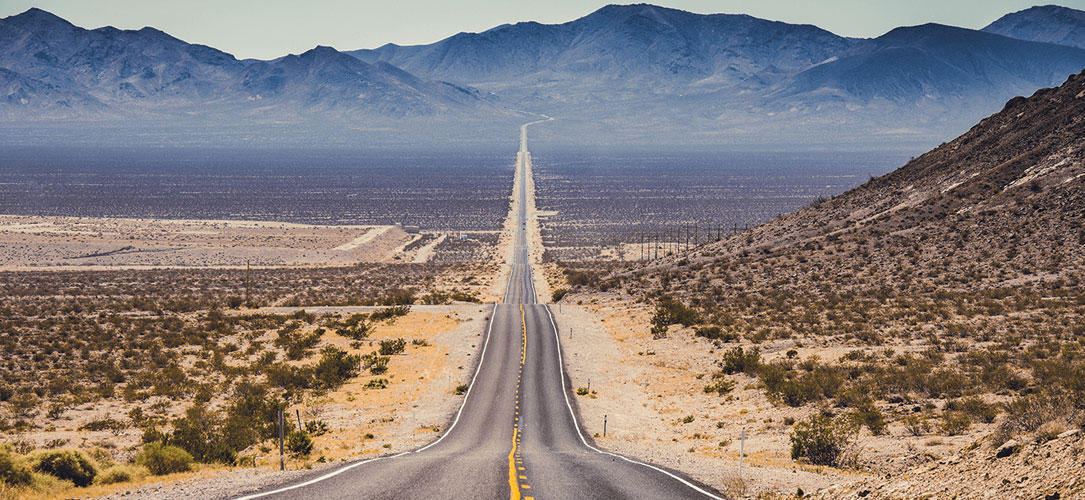
#> input picture data/images/ruta.jpg, 1085 x 500 px, found by its file name
$ python transformations.py
#> lines starting #> are read from the running program, lines starting #| are printed output that depends on the picture
#> further down, image is the input picture: shape (500, 1085, 3); mean B, G, R 121, 123.9, 133.5
### src/code/functions.py
import cv2
import numpy as np


# [37 lines left out: functions rescale_frame, read_video, not called in this run]


def translate(img, x, y):
    """
    translations: mover imagen a la derecha o izquierda
    Parameters
    ----------
    img : TYPE
        DESCRIPTION.
    x : TYPE
        DESCRIPTION.
    y : TYPE
        DESCRIPTION.
    Returns
    -------
    TYPE
        DESCRIPTION.
    """
#> called with x = 100, y = 100
    transMat = np.float32([[1, 0, x], [0, 1, y]])
    dimensions = (img.shape[1], img.shape[0])
#> dimensions = (1085, 500)
    return cv2.warpAffine(img, transMat, dimensions)
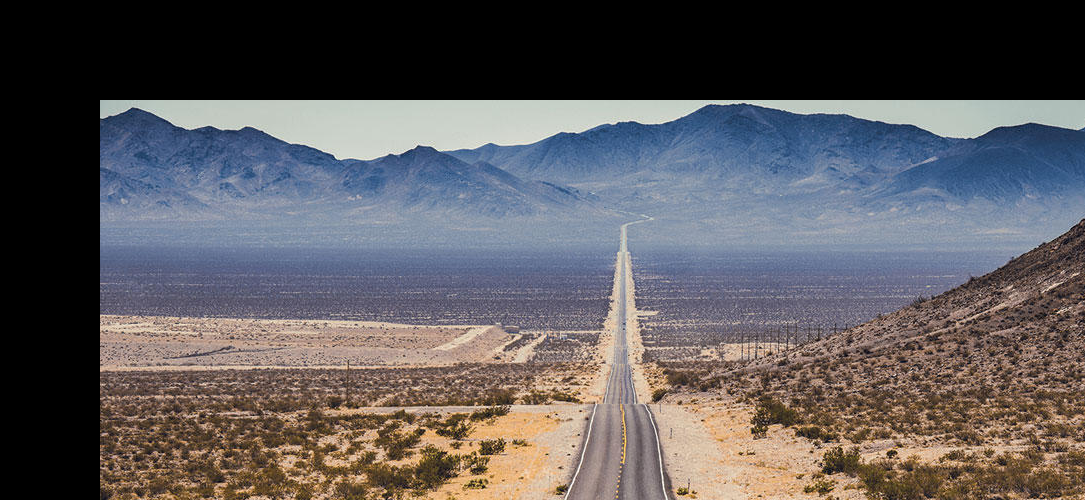
#> returned value: shape (500, 1085, 3); mean of channels 0, 1, 2 92.3, 89.9, 93.1; drawn as B, G, R


def rotate(img, angle, rotPoint=None):
    """
    Rotar una imagen
    Parameters
    ----------
    img : TYPE
        DESCRIPTION.
    angle : TYPE
        DESCRIPTION.
    rotPoint : TYPE, optional
        DESCRIPTION. The default is None.
    Returns
    -------
    None.
    """
#> called with angle = 45
    (height, width) = img.shape[:2]
#> height = 500; width = 1085
    if rotPoint is None:
        rotPoint = (height/2, width/2)
#> rotPoint = (250, 542.5)
    rotMat = cv2.getRotationMatrix2D(rotPoint, angle, 1.0)
    dimensions = (width, height)
#> dimensions = (1085, 500)
    return cv2.warpAffine(img, rotMat, dimensions)
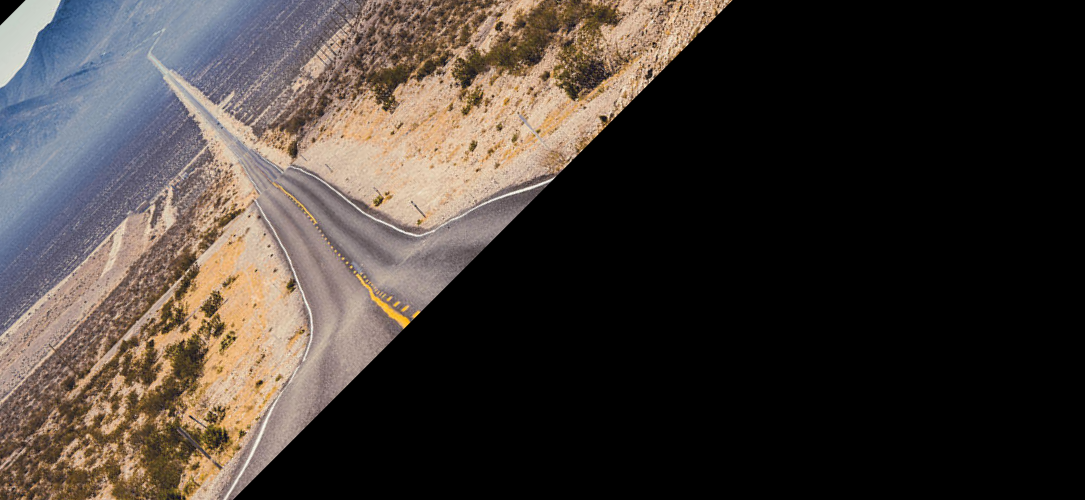
#> returned value: shape (500, 1085, 3); mean of channels 0, 1, 2 54.2, 59.2, 67.2; drawn as B, G, R

### src/code/transformations.py
import cv2
from src.code.functions import translate, rotate

path = r"C:\Users\Matheus\Desktop\opencv\data\images\ruta.jpg"
image = cv2.imread(path)

translated = translate(image, 100, 100)
rotated = rotate(image, 45)
flip = cv2.flip(image, 1)
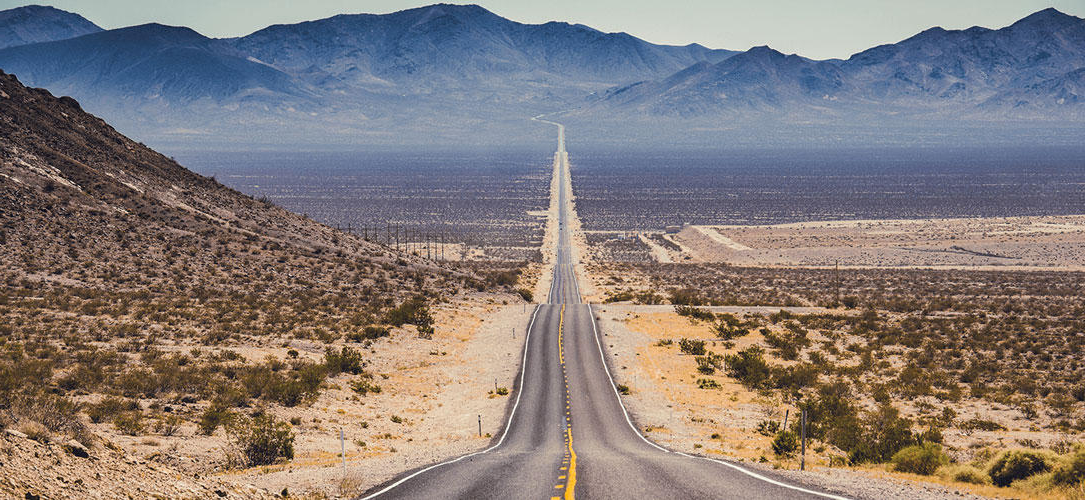
#> flip: shape (500, 1085, 3); mean B, G, R 121, 123.9, 133.5
cv2.imshow("flip", flip)
# cv2.imshow("trasladada", translated)
# cv2.imshow("rotated", rotated)
cv2.waitKey(0)
